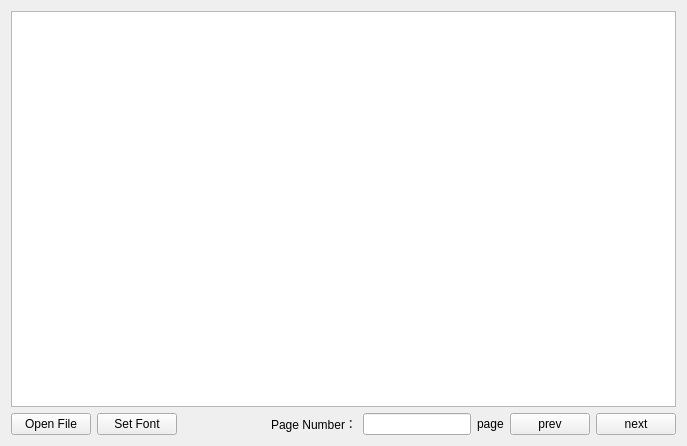
<?xml version="1.0" encoding="UTF-8"?>
<ui version="4.0">
 <class>Widget</class>
 <widget class="QWidget" name="Widget">
  <property name="geometry">
   <rect>
    <x>0</x>
    <y>0</y>
    <width>687</width>
    <height>446</height>
   </rect>
  </property>
  <property name="windowTitle">
   <string>Widget</string>
  </property>
  <layout class="QVBoxLayout" name="verticalLayout_2">
   <item>
    <layout class="QVBoxLayout" name="verticalLayout">
     <item>
      <widget class="QTextEdit" name="hexView"/>
     </item>
    </layout>
   </item>
   <item>
    <layout class="QHBoxLayout" name="horizontalLayout">
     <item>
      <widget class="QPushButton" name="OpenFilePushButton">
       <property name="text">
        <string>Open File</string>
       </property>
      </widget>
     </item>
     <item>
      <widget class="QPushButton" name="SetFontPushButton">
       <property name="text">
        <string>Set Font</string>
       </property>
      </widget>
     </item>
     <item>
      <spacer name="horizontalSpacer">
       <property name="orientation">
        <enum>Qt::Horizontal</enum>
       </property>
       <property name="sizeHint" stdset="0">
        <size>
         <width>40</width>
         <height>20</height>
        </size>
       </property>
      </spacer>
     </item>
     <item>
      <widget class="QLabel" name="label">
       <property name="text">
        <string>Page Number：</string>
       </property>
      </widget>
     </item>
     <item>
      <widget class="QLineEdit" name="pageLineEdit"/>
     </item>
     <item>
      <widget class="QLabel" name="totalPageLabel">
       <property name="text">
        <string>page</string>
       </property>
      </widget>
     </item>
     <item>
      <widget class="QPushButton" name="prevPushButton">
       <property name="text">
        <string>prev</string>
       </property>
      </widget>
     </item>
     <item>
      <widget class="QPushButton" name="nextPushButton">
       <property name="text">
        <string>next</string>
       </property>
      </widget>
     </item>
    </layout>
   </item>
  </layout>
 </widget>
 <layoutdefault spacing="6" margin="11"/>
 <resources/>
 <connections/>
</ui>
